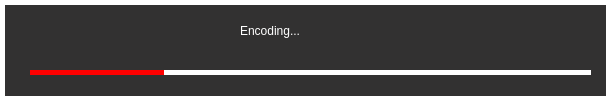
<?xml version="1.0" encoding="UTF-8"?>
<ui version="4.0">
 <class>Dialog</class>
 <widget class="QDialog" name="Dialog">
  <property name="geometry">
   <rect>
    <x>0</x>
    <y>0</y>
    <width>611</width>
    <height>101</height>
   </rect>
  </property>
  <property name="windowTitle">
   <string>Dialog</string>
  </property>
  <property name="styleSheet">
   <string notr="true">background-color: rgb(255, 255, 255);</string>
  </property>
  <widget class="QLabel" name="label">
   <property name="geometry">
    <rect>
     <x>240</x>
     <y>10</y>
     <width>171</width>
     <height>41</height>
    </rect>
   </property>
   <property name="acceptDrops">
    <bool>true</bool>
   </property>
   <property name="styleSheet">
    <string notr="true">font: 500 20pt &quot;Segoe UI&quot;;
color: white;
background-color: rgb(50, 49, 49);</string>
   </property>
   <property name="text">
    <string>Encoding...</string>
   </property>
  </widget>
  <widget class="QLabel" name="label_background">
   <property name="geometry">
    <rect>
     <x>5</x>
     <y>5</y>
     <width>601</width>
     <height>91</height>
    </rect>
   </property>
   <property name="acceptDrops">
    <bool>true</bool>
   </property>
   <property name="styleSheet">
    <string notr="true">background-color: rgb(50, 49, 49);</string>
   </property>
   <property name="text">
    <string/>
   </property>
  </widget>
  <widget class="QProgressBar" name="progressBar">
   <property name="geometry">
    <rect>
     <x>30</x>
     <y>70</y>
     <width>561</width>
     <height>5</height>
    </rect>
   </property>
   <property name="styleSheet">
    <string notr="true">QProgressBar#progressBar{
color: rgb(255, 0, 0);
background-color: rgb(255, 255, 255);
border-radius:5px;
border: 0;}
QProgressBar#progressBar:chunk{
background-color: rgb(255, 0, 0);
border-radius:5px;
}</string>
   </property>
   <property name="value">
    <number>24</number>
   </property>
   <property name="alignment">
    <set>Qt::AlignCenter</set>
   </property>
   <property name="textVisible">
    <bool>false</bool>
   </property>
  </widget>
  <zorder>label_background</zorder>
  <zorder>label</zorder>
  <zorder>progressBar</zorder>
 </widget>
 <resources/>
 <connections/>
</ui>
